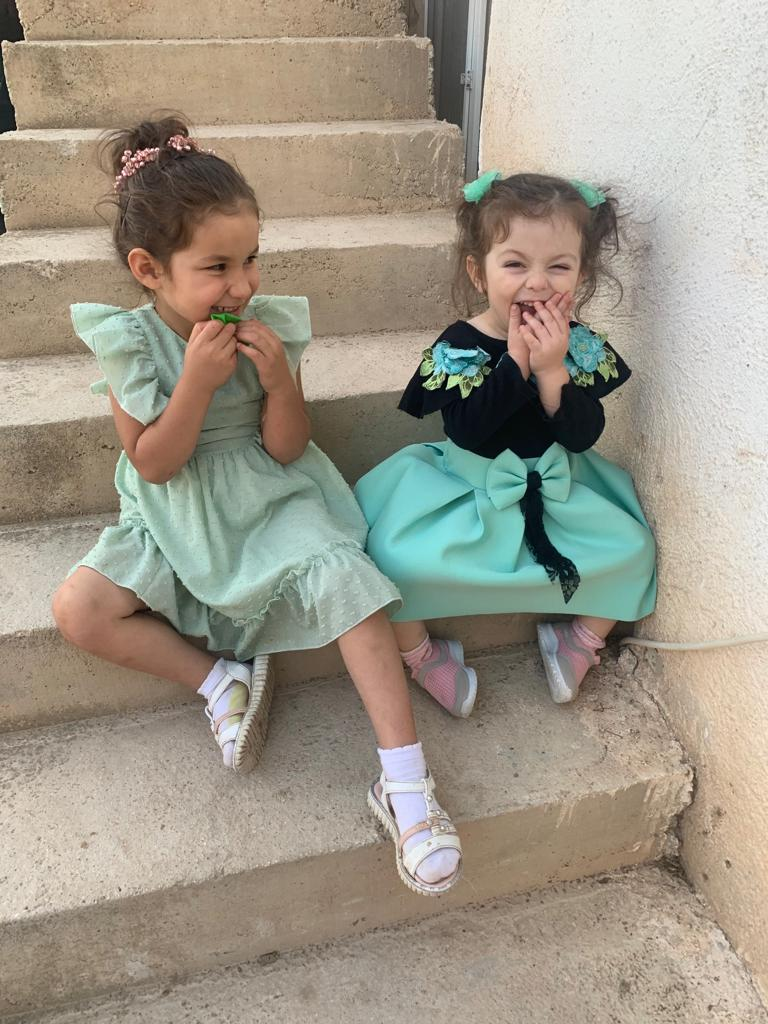
#> input picture Src/Kizlarim.jpg, 768 x 1024 px, found by its file name
$ python Pencereyi_Yeniden_Boyutlandirma.py
#> lines starting #> are read from the running program, lines starting #| are printed output that depends on the picture
import cv2
#resimler uint8 veri tipine sahiptir

#cv2.namedWindow("Klon",cv2.WINDOW_NORMAL)#WINDIW_NORMAL ile boyutlandırma yaptık

img=cv2.imread("C:\\Open_Cv_Uygulamalar\\Src\\Kizlarim.jpg")#Dosya Yolu verilerek resim içe aktarıldı.
#> img is the input picture: shape (1024, 768, 3); mean B, G, R 137.2, 151.7, 158.8
print(img)
#> (printed output is left out)

img=cv2.resize(img,(400,480))
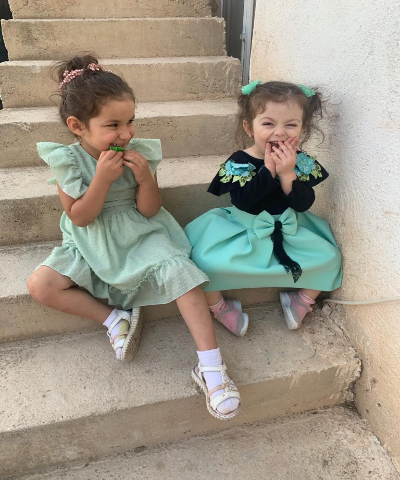
#> img: shape (480, 400, 3); mean B, G, R 137.1, 151.5, 158.7

cv2.imshow("Usak Kuzulari",img)
cv2.waitKey(0)
cv2.destroyAllWindows()

$ run again, with Src/Guzum.jpg copied over Src/Kizlarim.jpg
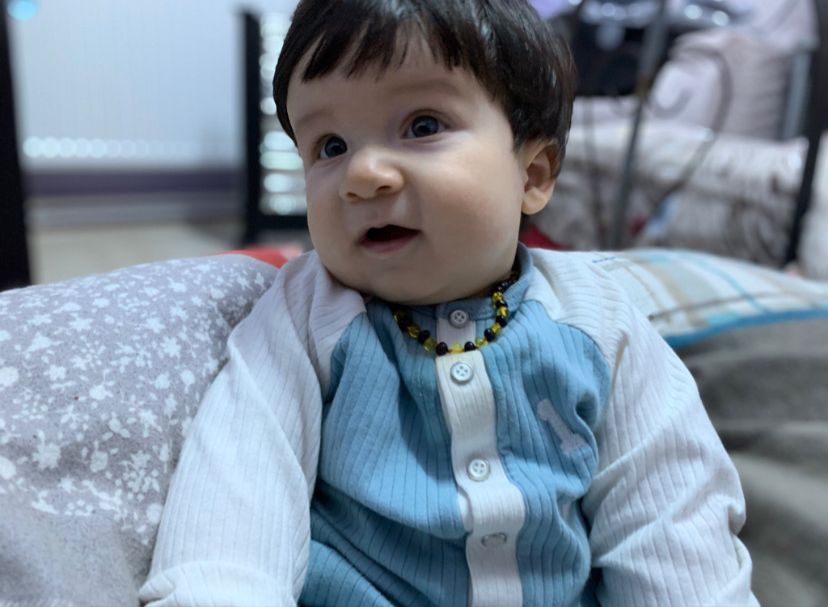
#> input picture Src/Guzum.jpg, 828 x 607 px, found by its file name
#> img is the input picture: shape (607, 828, 3); mean B, G, R 153.2, 138.1, 124.2
#> (printed output is left out)
#> `img=cv2.resize(img,(400,480))`:
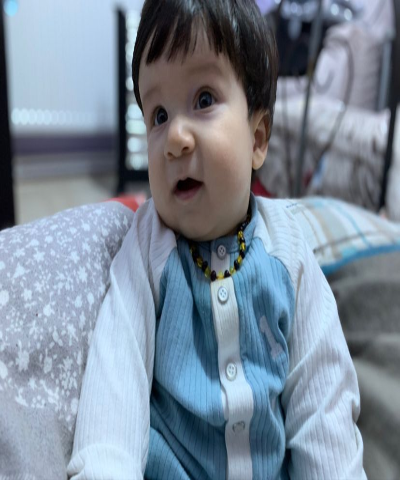
#> img: shape (480, 400, 3); mean B, G, R 153.1, 137.9, 124.1

$ run again, with Src/bilateral.jpg copied over Src/Kizlarim.jpg
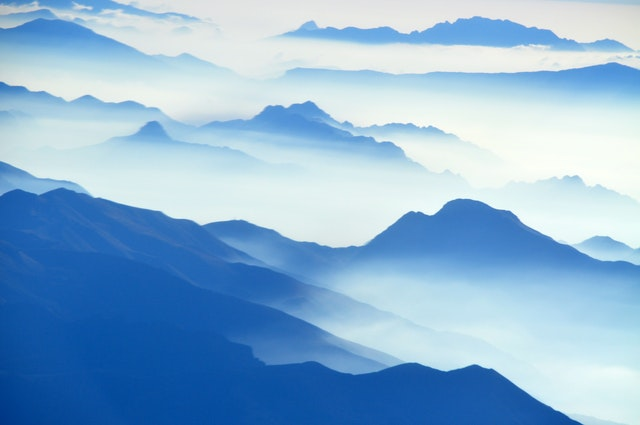
#> input picture Src/bilateral.jpg, 640 x 425 px, found by its file name
#> img is the input picture: shape (425, 640, 3); mean B, G, R 212.4, 179.2, 140
#> (printed output is left out)
#> `img=cv2.resize(img,(400,480))`:
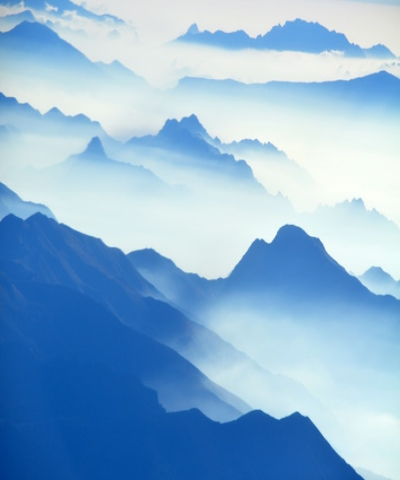
#> img: shape (480, 400, 3); mean B, G, R 212.3, 179.2, 139.9
